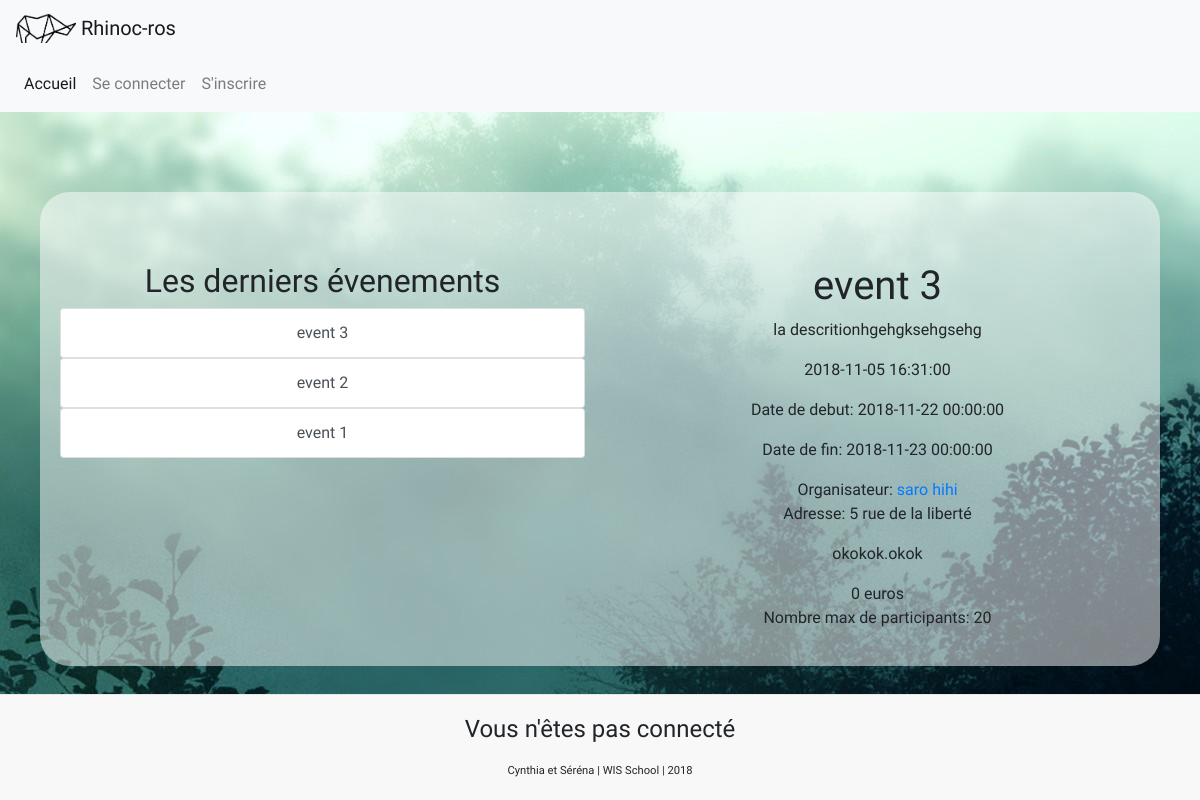
The app's page /info.php?id=3 with its own data.
### tables this page shows
CREATE TABLE IF NOT EXISTS `events` (
  `id` int(11) NOT NULL AUTO_INCREMENT,
  `title` varchar(100) NOT NULL,
  `description` text NOT NULL,
  `date_start` datetime NOT NULL,
  `date_end` datetime NOT NULL,
  `idcreator` int(11) NOT NULL,
  `adress` text NOT NULL,
  `url` varchar(200) DEFAULT NULL,
  `date_created` datetime NOT NULL,
  `price` int(11) NOT NULL,
  `participant_number` int(11) NOT NULL,
  PRIMARY KEY (`id`)
);

CREATE TABLE IF NOT EXISTS `members` (
  `id` int(11) NOT NULL AUTO_INCREMENT,
  `first_name` varchar(100) NOT NULL,
  `last_name` varchar(100) NOT NULL,
  `email` varchar(250) NOT NULL,
  `password` varchar(250) NOT NULL,
  `date_created` datetime NOT NULL,
  PRIMARY KEY (`id`)
);

### php/get_events.php (called while the page is built)
<?php
  $sql="SELECT *
        FROM events
        ORDER BY date_created DESC";
  $stmt = $conn->prepare($sql);
  $stmt->execute();
  $events = $stmt->fetchAll();
?>

### php/get_eventinfo.php (called while the page is built)
<?php
  $id = $_GET['id'];
  $sql = "SELECT *
          FROM events
          WHERE id=:id";
  $stmt = $conn->prepare($sql);
  $stmt->bindValue(":id", $id);
  $stmt->execute();
  $eventinfo = $stmt->fetch();
  ?>

### php/get_user.php (called while the page is built)
<?php
  $getIdCreator = $eventinfo["idcreator"];
  $sql = "SELECT *
          FROM members
          WHERE members.id = :getIdCreator";
  $stmt = $conn->prepare($sql);
  $stmt->bindValue(":getIdCreator",   $getIdCreator);
  $stmt->execute();
  $resultIdCreator = $stmt->fetch();
?>

### info.php (the view, shortened to what this page needs)
<?php
  include ("php/db.php");
?>
<?php include("php/get_events.php");?>
<?php include("php/get_eventinfo.php");?>
<?php include("php/get_user.php");?>
<?php include("layouts/header.php");?>
<main class="fond_blur">
<div class="row">
  <div class="col-sm-12 col-md-6">
    <h2>Les derniers évenements</h2>
    <?php
    foreach ($events as $event) {
      ?>
      <div class="list-group">
          <a  class='list-group-item list-group-item-action' href="info.php?id=<?php echo $event['id'] ?>">
            <?php echo $event['title'] ?>
          </a>
      </div>
    <?php } ?>
  </div>
    <div class="col-sm-12 col-md-6">
    <h1><?php echo $eventinfo["title"] ?></h1>
    <p><?php echo $eventinfo["description"]?></p>
    <p><?php echo $eventinfo["date_created"]?></p>
    <p><?php echo ("Date de debut: ") . $eventinfo["date_start"]?></p>
    <p><?php echo ("Date de fin: ") . $eventinfo["date_end"]?></p>
    <?php echo ("Organisateur: ")?>
      <a href="profil.php?iduser=<?php echo $eventinfo['idcreator'] ?>">
        <?php echo $resultIdCreator["first_name"] . ("&nbsp") . $resultIdCreator["last_name"] ?>
      </a>
    <p><?php echo ("Adresse: ") . $eventinfo["adress"]?></p>
    <p><?php echo $eventinfo["url"]?></p>
    <div><?php echo $eventinfo["price"]?> euros </div>
    <p> <?php echo  ("Nombre max de participants: ") . $eventinfo["participant_number"]?></p>
  </div>
</div>
</main>
<?php include("layouts/footer.php");?>

### css/style.css (style rules this page uses)
html { min-height: 100%; }
body { background-image: url(fond1.jpg); font-family: 'Cabin', sans-serif; display : table; width: 100%; }
.fond_blur { margin-top: 80px; background-color: #FFFFFF80; padding: 20px; border-radius: 30px; text-align: center; margin-left: 40px; margin-right: 40px; }
.row { margin-top: 50px; }

### records on screen
events: title "event 3", description "la descritionhgehgksehgsehg", date_created "2018-11-05 16:31:00", date_start "2018-11-22 00:00:00", date_end "2018-11-23 00:00:00", adress "5 rue de la liberté", url "okokok.okok", price "0", participant_number "20"
events: title "event 2"
events: title "event 1"
members: first_name "saro", last_name "hihi"
